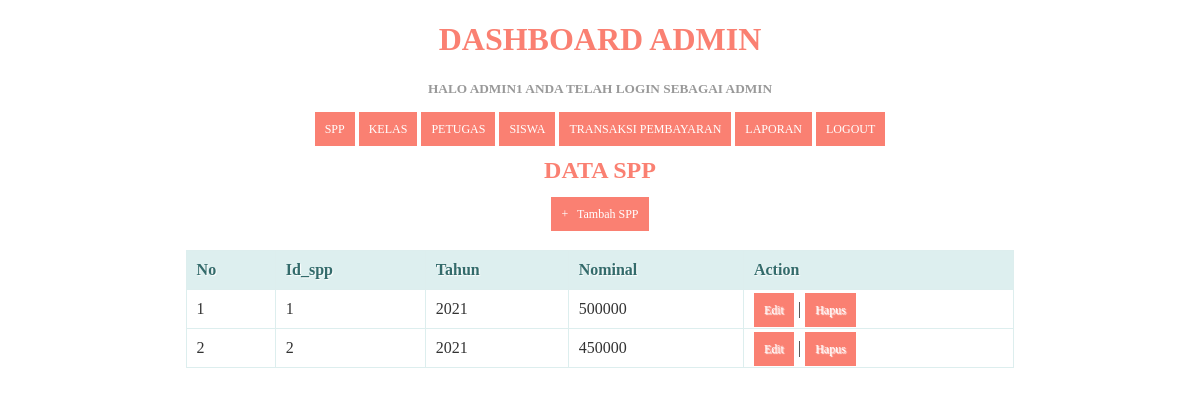
The page /spp.php (signed in) on the database its author committed.
### tables this page shows
CREATE TABLE `tb_spp` (
  `id_spp` int(11) NOT NULL,
  `tahun` int(11) NOT NULL,
  `nominal` int(11) NOT NULL
);

### spp.php (the view, shortened to what this page needs)
<!DOCTYPE html>
<html>
  <head>
  </head>
<body>
	<?php
  include ('header.php');
?>
    <center><h2>Data SPP</h2><center>
    <center><a href="tambah_spp.php">+ &nbsp; Tambah SPP</a><center>
    <br/>
    <table>
      <thead>
        <tr>
          <th>No</th>
          <th>Id_spp</th>
          <th>Tahun</th>
          <th>Nominal</th>
          <th>Action</th>
        </tr>
    </thead>
    <tbody>
      <?php
      $query = "SELECT * FROM tb_spp ORDER BY id_spp ASC";
      $result = mysqli_query($koneksi, $query);
      $no = 1;
      while($row = mysqli_fetch_assoc($result))
      {
      ?>
       <tr>
          <td><?php echo $no; ?></td>
          <td><?php echo $row['id_spp']; ?></td>
          <td><?php echo $row['tahun']; ?></td>
          <td><?php echo substr($row['nominal'], 0, 20); ?></td>
          <td>
              <a href="edit_spp.php?id=<?php echo $row['id_spp']; ?>">Edit</a> |
              <a href="proses_hapusspp.php?id=<?php echo $row['id_spp']; ?>" onClick="return confirm('Anda yakin akan menghapus data ini?')">Hapus</a>
          </td>
      </tr>
      <?php
        $no++;
      }
      ?>
    </tbody>
    </table>
</body>
</html>

### spp.php (style rules this page uses)
* { font-family: "Trebuchet MS"; }
h2 { text-transform: uppercase; color: salmon; }
table { border: solid 1px #DDEEEE; border-collapse: collapse; border-spacing: 0; width: 70%; margin: 10px auto 10px auto; }
table thead th { background-color: #DDEFEF; border: solid 1px #DDEEEE; color: #336B6B; padding: 10px; text-align: left; text-shadow: 1px 1px 1px #fff; text-decoration: none; }
table tbody td { border: solid 1px #DDEEEE; color: #333; padding: 10px; text-shadow: 1px 1px 1px #fff; }
a { background-color: blue; color: #fff; padding: 10px; text-decoration: none; font-size: 12px; }

### header.php (style rules this page uses)
* { font-family: "Trebuchet MS"; }
table { border: solid 1px #DDEEEE; border-collapse: collapse; border-spacing: 0; width: 70%; margin: 10px auto 10px auto; }
table thead th { background-color: #DDEFEF; border: solid 1px #DDEEEE; color: #336B6B; padding: 10px; text-align: left; text-shadow: 1px 1px 1px #fff; text-decoration: none; }
table tbody td { border: solid 1px #DDEEEE; color: #333; padding: 10px; text-shadow: 1px 1px 1px #fff; }
a { background-color: salmon; color: #fff; padding: 10px; text-decoration: none; font-size: 12px; }

### rows shown on the page
tb_spp: id_spp "1", tahun "2021", nominal "500000"
tb_spp: id_spp "2", tahun "2021", nominal "450000"

### other values the page prints
$_SESSION['username'] "ADMIN1"
$_SESSION['level'] "ADMIN"
